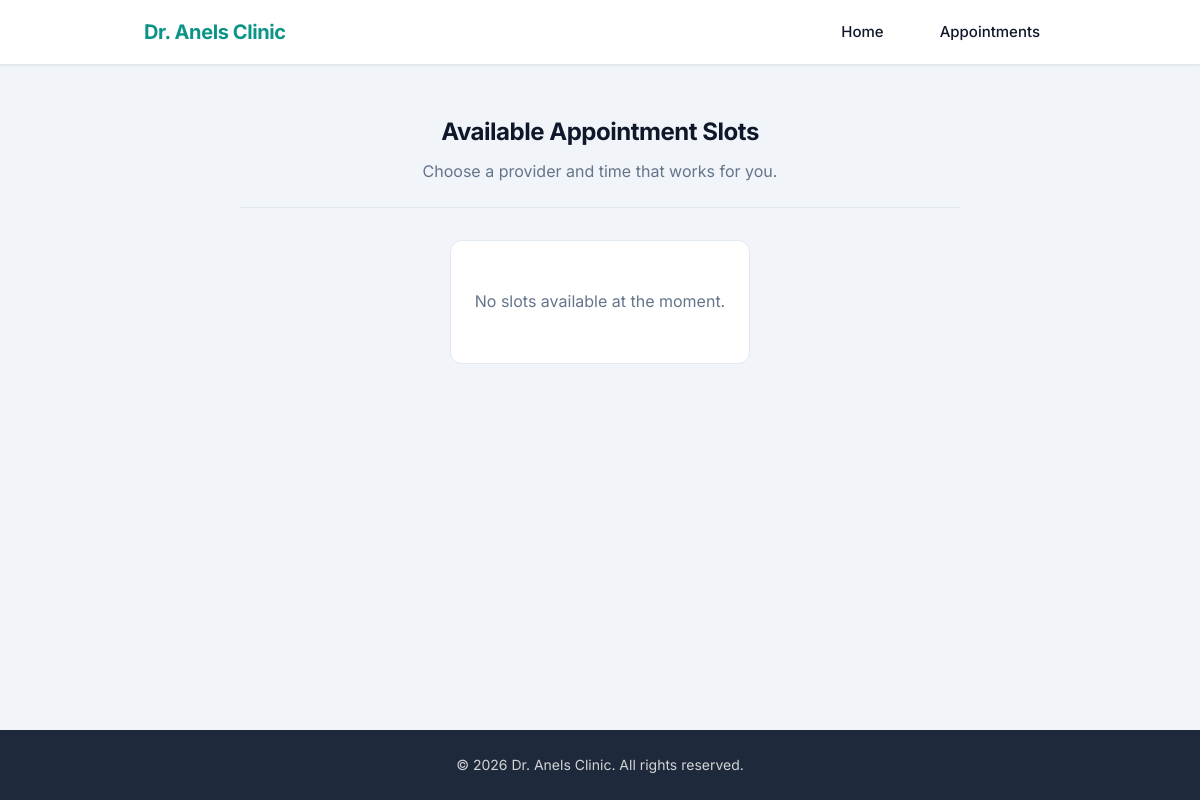
The page /slots/ on the database as committed earlier.
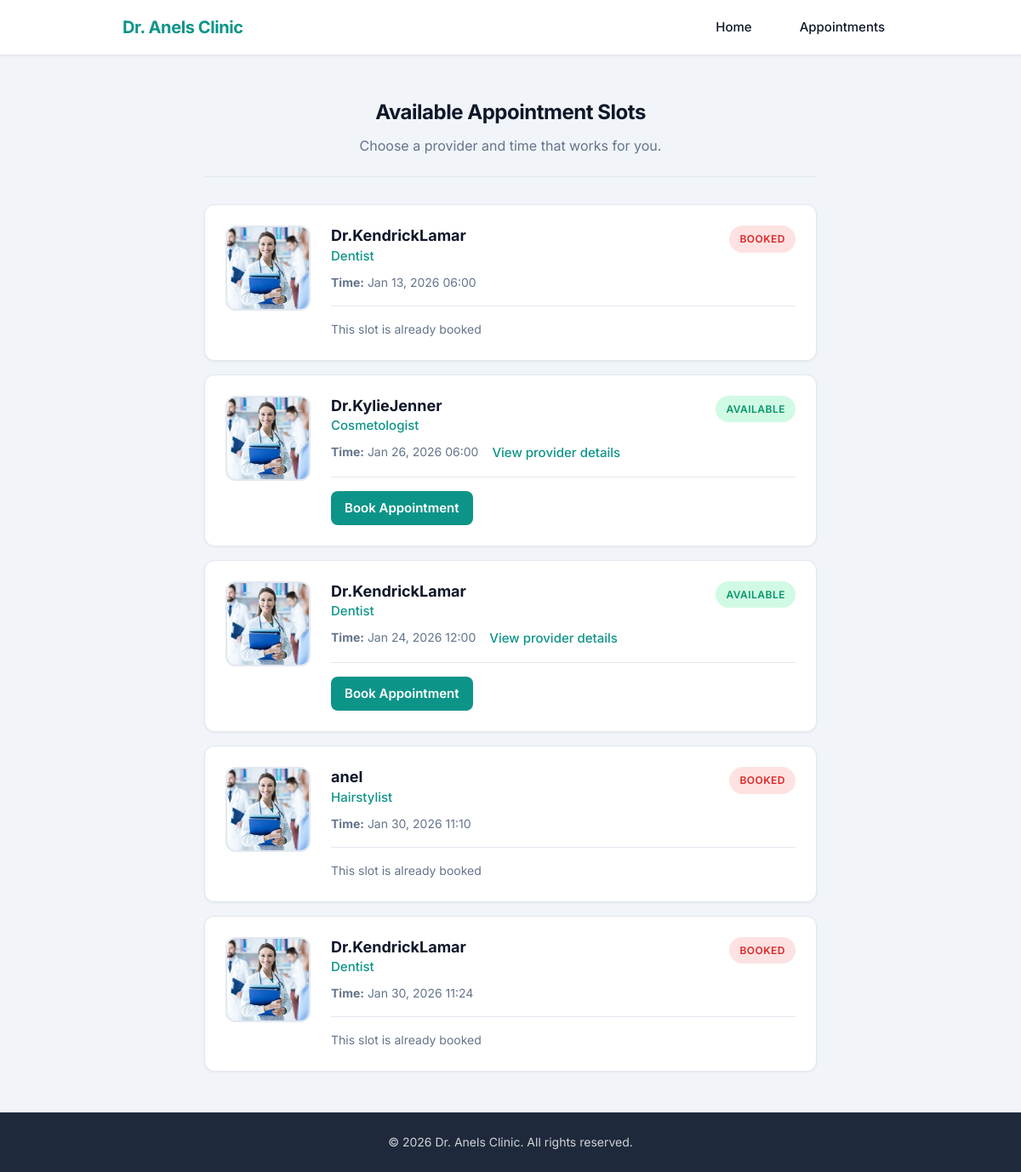
The same page on the database as committed later.
### booking/models.py (models this page shows, shortened)
class TimeSlot(models.Model):
    provider = models.ForeignKey(Provider, on_delete=models.CASCADE)
    start_time = models.DateTimeField()
    end_time = models.DateTimeField()
    is_booked = models.BooleanField(default=False)

class Provider(models.Model):
    user = models.OneToOneField(User, on_delete=models.CASCADE)
    specialization = models.CharField(max_length=100)

### booking/views.py (the view)
# urls.py: path('slots/', slots_page, name='slots'),
def slots_page(request):
    slots = TimeSlot.objects.select_related('provider').all()
    return render(request, 'booking/slots.html', {'slots': slots})

### booking/templates/booking/slots.html
{% extends 'booking/base.html' %}
{% load static %}
{% block content %}
<div class="container">
    <header class="page-header">
        <h2>Available Appointment Slots</h2>
        <p class="lead">Choose a provider and time that works for you.</p>
    </header>
    <div class="doctor-grid">
        {% for slot in slots %}
        <div class="doctor-card">
            <img src="{% static 'images/doctor1.jpg' %}" alt="{{ slot.provider.user.username }}" class="doctor-photo">
            <div class="card-content">
                <div class="card-header">
                    <div>
                        <h3>{{ slot.provider.user.get_full_name|default:slot.provider.user.username }}</h3>
                        <p class="specialization">{{ slot.provider.specialization }}</p>
                    </div>
                    {% if slot.is_booked %}
                        <span class="status booked">Booked</span>
                    {% else %}
                        <span class="status available">Available</span>
                    {% endif %}
                </div>
                <div class="card-info">
                    <span class="info-item">
                        <strong>Time:</strong> {{ slot.start_time|date:"M d, Y H:i" }}
                    </span>
                    {% if not slot.is_booked %}
                    <span class="info-item">
                        <a href="{% url 'provider_detail' slot.provider.id %}" class="link-more">View provider details</a>
                    </span>
                    {% endif %}
                </div>
                <div class="card-footer">
                    {% if not slot.is_booked %}
                        <a href="{% url 'provider_detail' slot.provider.id %}" class="btn">Book Appointment</a>
                    {% else %}
                        <span class="info-item" style="color: var(--color-text-muted);">This slot is already booked</span>
                    {% endif %}
                </div>
            </div>
        </div>
        {% empty %}
            <p class="empty-msg">No slots available at the moment.</p>
        {% endfor %}
    </div>
</div>
{% endblock %}

### booking/templates/booking/base.html (shortened to what this page needs)
{% load static %}
<!DOCTYPE html>
<html lang="en">
<head>
    <link rel="stylesheet" href="{% static 'css/style.css' %}?v=2">
</head>
<body>
    <header class="site-header">
        <nav class="nav-container">
            <a href="{% url 'home' %}" class="nav-logo">Dr. Anels Clinic</a>
            <ul class="nav-links">
                <li><a href="{% url 'home' %}">Home</a></li>
                <li><a href="{% url 'slots' %}">Appointments</a></li>
            </ul>
        </nav>
    </header>
    <main class="main-content">
        {% block content %}{% endblock %}
    </main>
    <footer class="site-footer">
        <p>&copy; {% now "Y" %} Dr. Anels Clinic. All rights reserved.</p>
    </footer>
</body>
</html>

Rows that differ between the two databases and show on the page:
added TimeSlot: provider.user.get_full_name "Dr.KendrickLamar", provider.specialization "Dentist", is_booked "BOOKED", start_time "Jan 13, 2026 06:00"
added TimeSlot: provider.user.get_full_name "Dr.KylieJenner", provider.specialization "Cosmetologist", is_booked "AVAILABLE", start_time "Jan 26, 2026 06:00"
added TimeSlot: provider.user.get_full_name "Dr.KendrickLamar", provider.specialization "Dentist", is_booked "AVAILABLE", start_time "Jan 24, 2026 12:00"
added TimeSlot: provider.user.get_full_name "anel", provider.specialization "Hairstylist", is_booked "BOOKED", start_time "Jan 30, 2026 11:10"
added TimeSlot: provider.user.get_full_name "Dr.KendrickLamar", provider.specialization "Dentist", is_booked "BOOKED", start_time "Jan 30, 2026 11:24"
Other text that changed with them:
text no longer shown: "No slots available at the moment."
